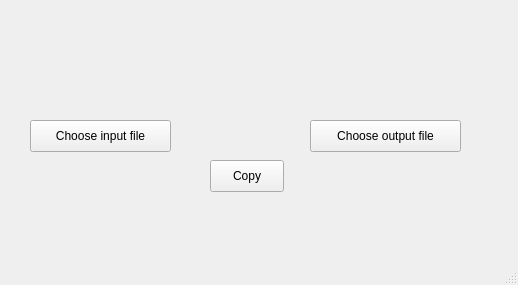
<?xml version="1.0" encoding="UTF-8"?>
<ui version="4.0">
 <class>MainWindow</class>
 <widget class="QMainWindow" name="MainWindow">
  <property name="geometry">
   <rect>
    <x>0</x>
    <y>0</y>
    <width>518</width>
    <height>285</height>
   </rect>
  </property>
  <property name="windowTitle">
   <string>MainWindow</string>
  </property>
  <widget class="QWidget" name="centralwidget">
   <widget class="QLabel" name="inputFileLabel">
    <property name="geometry">
     <rect>
      <x>12</x>
      <y>88</y>
      <width>231</width>
      <height>16</height>
     </rect>
    </property>
    <property name="text">
     <string/>
    </property>
   </widget>
   <widget class="QLabel" name="outputFileLabel">
    <property name="geometry">
     <rect>
      <x>250</x>
      <y>90</y>
      <width>251</width>
      <height>20</height>
     </rect>
    </property>
    <property name="text">
     <string/>
    </property>
    <property name="indent">
     <number>-1</number>
    </property>
   </widget>
   <widget class="QPushButton" name="copyButton">
    <property name="geometry">
     <rect>
      <x>210</x>
      <y>160</y>
      <width>74</width>
      <height>32</height>
     </rect>
    </property>
    <property name="text">
     <string>Copy</string>
    </property>
   </widget>
   <widget class="QLabel" name="title">
    <property name="geometry">
     <rect>
      <x>175</x>
      <y>12</y>
      <width>181</width>
      <height>68</height>
     </rect>
    </property>
    <property name="text">
     <string/>
    </property>
   </widget>
   <widget class="QPushButton" name="inputFileButton">
    <property name="geometry">
     <rect>
      <x>30</x>
      <y>120</y>
      <width>141</width>
      <height>32</height>
     </rect>
    </property>
    <property name="text">
     <string>Choose input file</string>
    </property>
   </widget>
   <widget class="QPushButton" name="outputFileButton">
    <property name="geometry">
     <rect>
      <x>310</x>
      <y>120</y>
      <width>151</width>
      <height>32</height>
     </rect>
    </property>
    <property name="text">
     <string>Choose output file</string>
    </property>
   </widget>
  </widget>
  <widget class="QMenuBar" name="menubar">
   <property name="geometry">
    <rect>
     <x>0</x>
     <y>0</y>
     <width>518</width>
     <height>22</height>
    </rect>
   </property>
  </widget>
  <widget class="QStatusBar" name="statusbar"/>
 </widget>
 <resources/>
 <connections/>
</ui>
